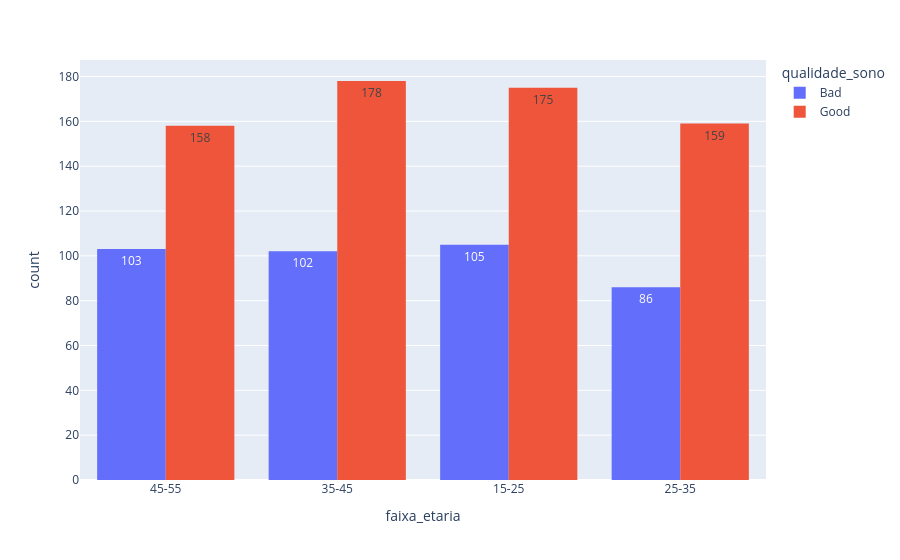

Notebook cell for this chart:
### Code cell
px.histogram(data_frame=df, x='faixa_etaria', text_auto=True, color='qualidade_sono', barmode='group')

### Figure 1 — Plotly figure (JSON) as saved in the notebook; plotly's stock layout.template omitted (floating-point values rounded to 4 significant figures; data arrays with more than 128 entries replaced by an {"elided": "..."} marker saying what was removed)
{"data": [{"alignmentgroup": "True", "bingroup": "x", "hovertemplate": "qualidade_sono=Bad<br>faixa_etaria=%{x}<br>count=%{y}<extra></extra>", "legendgroup": "Bad", "marker": {"color": "#636efa", "pattern": {"shape": ""}}, "name": "Bad", "offsetgroup": "Bad", "orientation": "v", "showlegend": true, "texttemplate": "%{value}", "type": "histogram", "x": {"elided": "405 str values"}, "xaxis": "x", "yaxis": "y"}, {"alignmentgroup": "True", "bingroup": "x", "hovertemplate": "qualidade_sono=Good<br>faixa_etaria=%{x}<br>count=%{y}<extra></extra>", "legendgroup": "Good", "marker": {"color": "#EF553B", "pattern": {"shape": ""}}, "name": "Good", "offsetgroup": "Good", "orientation": "v", "showlegend": true, "texttemplate": "%{value}", "type": "histogram", "x": {"elided": "695 str values"}, "xaxis": "x", "yaxis": "y"}], "layout": {"barmode": "group", "legend": {"title": {"text": "qualidade_sono"}, "tracegroupgap": 0}, "margin": {"t": 60}, "xaxis": {"anchor": "y", "domain": [0, 1], "title": {"text": "faixa_etaria"}}, "yaxis": {"anchor": "x", "domain": [0, 1], "title": {"text": "count"}}}}
